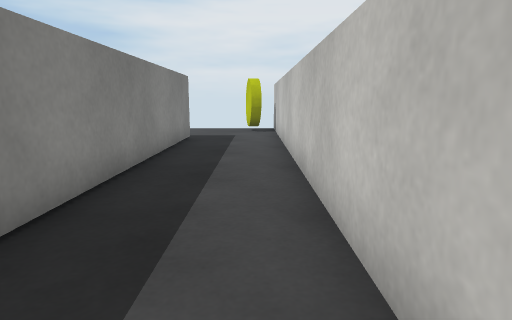
View 1 (above)

13 first-person views from a walk through a scene from a Unity 3-D project. The camera is 0.62 m above the floor, tilts 10° down and sees 75° across. The floor is counted in squares, 0.5 m on a side. Each view is taken from the middle of a square. On the plan, view 1 faces up. The plan holds only what a view shows up to about 14 squares ahead; the rest is blank. The player is left out. Surface patterns are stand-ins for the level's own textures.

View 2
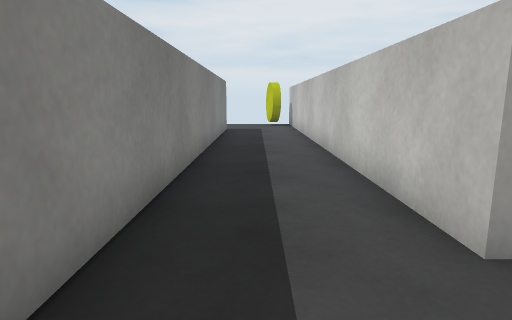

View 3
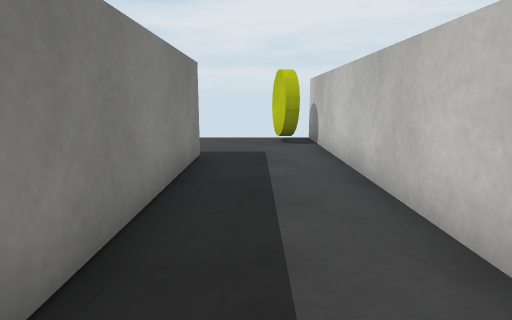

View 4
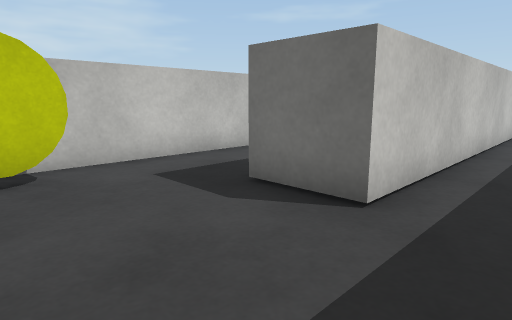

View 5
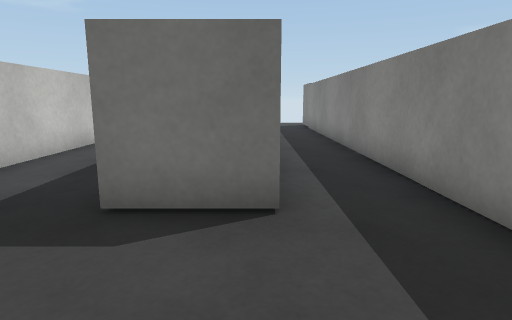

View 6
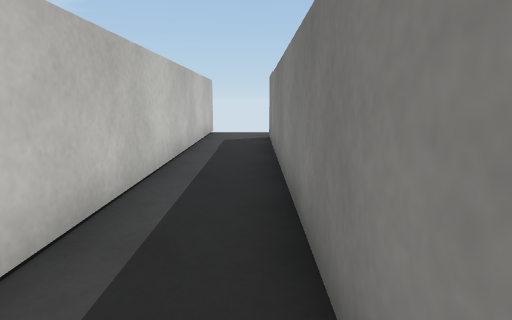

View 7
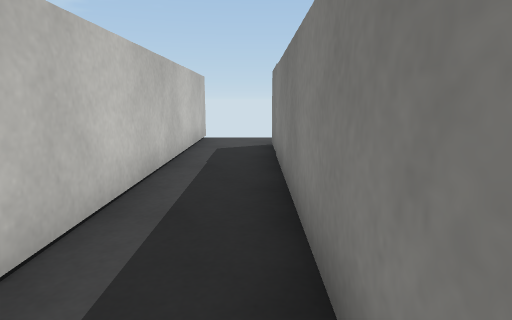

View 8
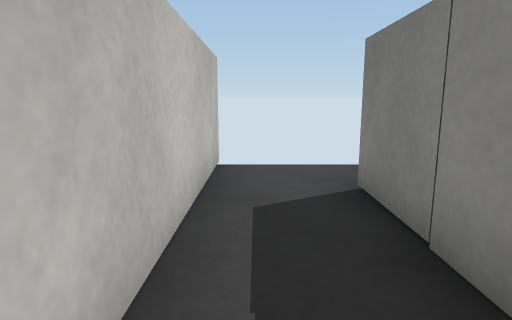

View 9
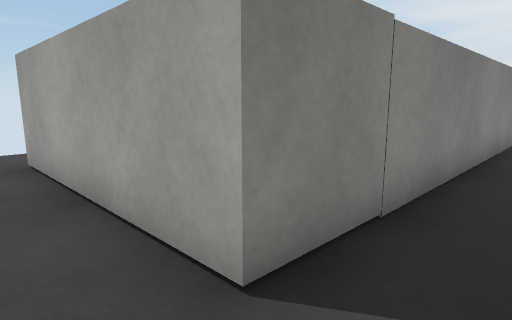

View 10
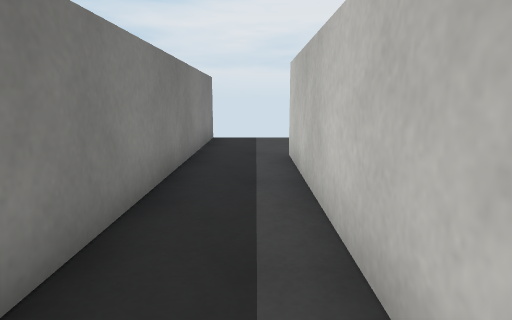

View 11
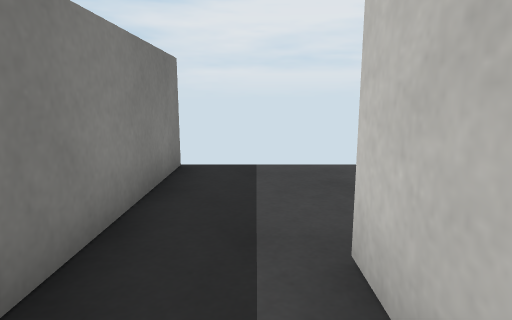

View 12
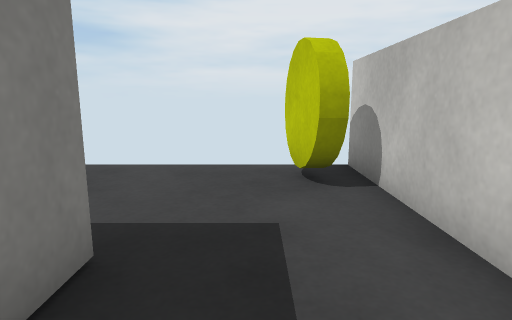

View 13
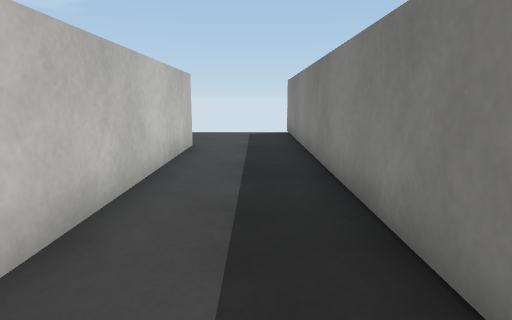

### Floor plan
Points are (right, up) in squares from view 1. A wall is a line through its corners. A room is listed if a view was taken in it or the views show most of it. See-through windows are left out.
Room 1 (views 1, 3, 4, 5, 6, 7, 8, 9, 10, 11, 12, 13)
walls: (-6.5, 15.4) (-6.5, -2.7) (-12.5, -2.7); (0.8, -0.6) (0.8, 15.5); (-4.3, -4.6) (-4.3, 11.4) (-2.3, 11.4) (-2.3, -0.6)
ways out: opening at (-0.5, -1) to room 2
objects: yellow coin (0, 14) to (0, 15)
Room 2 (view 2)
walls: (-2.3, -0.6) (-2.3, -4.6)
ways out: opening at (-0.5, -1) to room 1

Where each view was taken, in squares from view 1:
view 1: 0 up, 0 right, facing up
view 2: 3 down, 1 left, facing up
view 3: 4 up, 1 left, facing up
view 4: 15 up, 6 left, facing down-right
view 5: 15 up, 4 left, facing down
view 6: 9 up, 6 left, facing down
view 7: 7 up, 6 left, facing down
view 8: 2 up, 5 left, facing down
view 9: 4 down, 5 left, facing up-left
view 10: 4 up, 5 left, facing up
view 11: 9 up, 5 left, facing up
view 12: 9 up, 1 left, facing up
view 13: 9 up, 1 left, facing down
